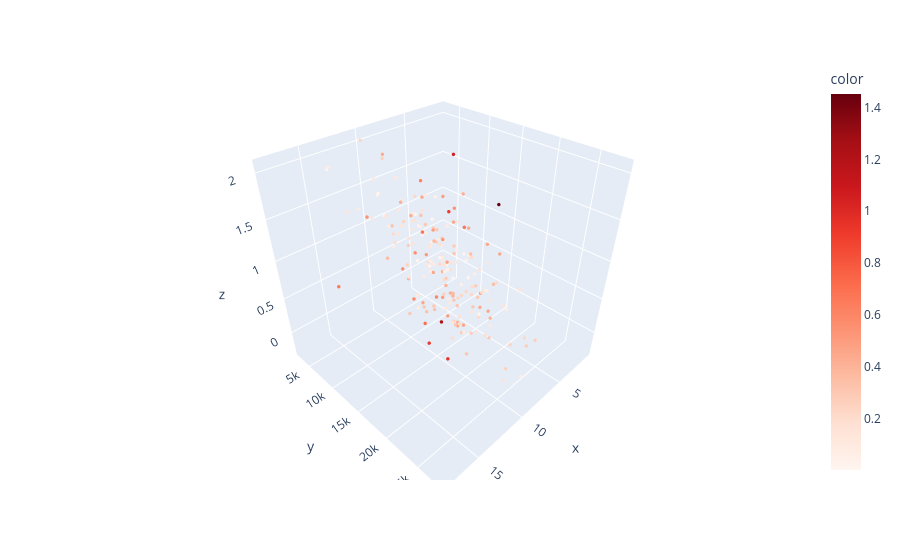

The code cell stored with this chart in its notebook:
### Code cell
import plotly.express as plotly

yp_test = bias + X_test[:, 0] * b1 + X_test[:, 1] * b2

figure = plotly.scatter_3d(
    x=X_test[:, 0],
    y=X_test[:, 1],
    z=y_test,
    color=(y_test - yp_test).abs(),
    color_continuous_scale="Reds"
)

figure.update_traces(
    marker=dict(
        size=2,
        #color="gray",
        opacity=1
    )
)

figure.show()

### Figure 1 — Plotly figure (JSON) as saved in the notebook; plotly's stock layout.template omitted (floating-point values rounded to 4 significant figures; data arrays with more than 128 entries replaced by an {"elided": "..."} marker saying what was removed)
{"data": [{"hovertemplate": "x=%{x}<br>y=%{y}<br>z=%{z}<br>color=%{marker.color}<extra></extra>", "legendgroup": "", "marker": {"color": {"elided": "200 float values"}, "coloraxis": "coloraxis", "opacity": 1, "size": 2, "symbol": "circle"}, "mode": "markers", "name": "", "scene": "scene", "showlegend": false, "type": "scatter3d", "x": {"elided": "200 float values"}, "y": {"elided": "200 float values"}, "z": {"elided": "200 float values"}}], "layout": {"coloraxis": {"colorbar": {"title": {"text": "color"}}, "colorscale": [[0, "rgb(255,245,240)"], [0.125, "rgb(254,224,210)"], [0.25, "rgb(252,187,161)"], [0.375, "rgb(252,146,114)"], [0.5, "rgb(251,106,74)"], [0.625, "rgb(239,59,44)"], [0.75, "rgb(203,24,29)"], [0.875, "rgb(165,15,21)"], [1, "rgb(103,0,13)"]]}, "legend": {"tracegroupgap": 0}, "margin": {"t": 60}, "scene": {"domain": {"x": [0, 1], "y": [0, 1]}, "xaxis": {"title": {"text": "x"}}, "yaxis": {"title": {"text": "y"}}, "zaxis": {"title": {"text": "z"}}}}}
